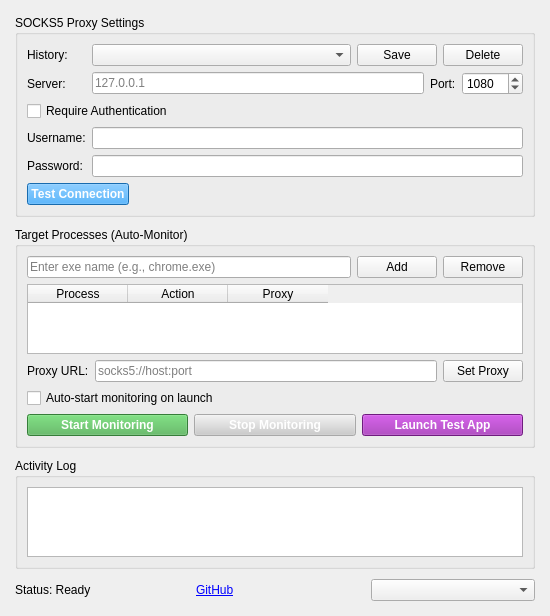
<?xml version="1.0" encoding="UTF-8"?>
<ui version="4.0">
 <class>MainWindow</class>
 <widget class="QMainWindow" name="MainWindow">
  <property name="geometry">
   <rect>
    <x>0</x>
    <y>0</y>
    <width>550</width>
    <height>550</height>
   </rect>
  </property>
  <property name="windowTitle">
   <string>OpenProxifier</string>
  </property>
  <widget class="QWidget" name="centralwidget">
   <layout class="QVBoxLayout" name="verticalLayout">
    <property name="margin">
     <number>15</number>
    </property>
    <property name="spacing">
     <number>10</number>
    </property>
    <item>
     <widget class="QGroupBox" name="proxyGroup">
      <property name="title">
       <string>SOCKS5 Proxy Settings</string>
      </property>
      <layout class="QFormLayout" name="formLayout">
       <item row="0" column="0">
        <widget class="QLabel" name="historyLabel">
         <property name="text">
          <string>History:</string>
         </property>
        </widget>
       </item>
       <item row="0" column="1">
        <layout class="QHBoxLayout" name="historyLayout">
         <item>
          <widget class="QComboBox" name="serverHistoryCombo">
           <property name="minimumWidth">
            <number>200</number>
           </property>
           <property name="sizePolicy">
            <sizepolicy hsizetype="Expanding" vsizetype="Fixed">
             <horstretch>1</horstretch>
             <verstretch>0</verstretch>
            </sizepolicy>
           </property>
          </widget>
         </item>
         <item>
          <widget class="QPushButton" name="saveServerButton">
           <property name="text">
            <string>Save</string>
           </property>
           <property name="maximumWidth">
            <number>60</number>
           </property>
          </widget>
         </item>
         <item>
          <widget class="QPushButton" name="deleteServerButton">
           <property name="text">
            <string>Delete</string>
           </property>
           <property name="maximumWidth">
            <number>60</number>
           </property>
          </widget>
         </item>
        </layout>
       </item>
       <item row="1" column="0">
        <widget class="QLabel" name="hostLabel">
         <property name="text">
          <string>Server:</string>
         </property>
        </widget>
       </item>
       <item row="1" column="1">
        <layout class="QHBoxLayout" name="hostLayout">
         <item>
          <widget class="QLineEdit" name="proxyHostEdit">
           <property name="placeholderText">
            <string>127.0.0.1</string>
           </property>
          </widget>
         </item>
         <item>
          <widget class="QLabel" name="portLabel">
           <property name="text">
            <string>Port:</string>
           </property>
          </widget>
         </item>
         <item>
          <widget class="QSpinBox" name="proxyPortSpin">
           <property name="minimum">
            <number>1</number>
           </property>
           <property name="maximum">
            <number>65535</number>
           </property>
           <property name="value">
            <number>1080</number>
           </property>
          </widget>
         </item>
        </layout>
       </item>
       <item row="2" column="0" colspan="2">
        <widget class="QCheckBox" name="authCheckBox">
         <property name="text">
          <string>Require Authentication</string>
         </property>
        </widget>
       </item>
       <item row="3" column="0">
        <widget class="QLabel" name="userLabel">
         <property name="text">
          <string>Username:</string>
         </property>
        </widget>
       </item>
       <item row="3" column="1">
        <widget class="QLineEdit" name="usernameEdit"/>
       </item>
       <item row="4" column="0">
        <widget class="QLabel" name="passLabel">
         <property name="text">
          <string>Password:</string>
         </property>
        </widget>
       </item>
       <item row="4" column="1">
        <widget class="QLineEdit" name="passwordEdit">
         <property name="echoMode">
          <enum>QLineEdit::Password</enum>
         </property>
        </widget>
       </item>
       <item row="5" column="0" colspan="2">
        <layout class="QHBoxLayout" name="testLayout">
         <item>
          <widget class="QPushButton" name="testServerButton">
           <property name="text">
            <string>Test Connection</string>
           </property>
           <property name="minimumHeight">
            <number>30</number>
           </property>
           <property name="styleSheet">
            <string>QPushButton { background-color: #2196F3; color: white; font-weight: bold; }
QPushButton:hover { background-color: #1976D2; }
QPushButton:disabled { background-color: #cccccc; }</string>
           </property>
          </widget>
         </item>
         <item>
          <widget class="QLabel" name="connectionStatusLabel">
           <property name="text">
            <string></string>
           </property>
           <property name="sizePolicy">
            <sizepolicy hsizetype="Expanding" vsizetype="Preferred">
             <horstretch>1</horstretch>
             <verstretch>0</verstretch>
            </sizepolicy>
           </property>
          </widget>
         </item>
        </layout>
       </item>
      </layout>
     </widget>
    </item>
    <item>
     <widget class="QGroupBox" name="targetGroup">
      <property name="title">
       <string>Target Processes (Auto-Monitor)</string>
      </property>
      <layout class="QVBoxLayout" name="targetLayout">
       <item>
        <layout class="QHBoxLayout" name="addExeLayout">
         <item>
          <widget class="QLineEdit" name="exeNameEdit">
           <property name="placeholderText">
            <string>Enter exe name (e.g., chrome.exe)</string>
           </property>
          </widget>
         </item>
         <item>
          <widget class="QPushButton" name="addExeButton">
           <property name="text">
            <string>Add</string>
           </property>
          </widget>
         </item>
         <item>
          <widget class="QPushButton" name="removeExeButton">
           <property name="text">
            <string>Remove</string>
           </property>
          </widget>
         </item>
        </layout>
       </item>
       <item>
        <widget class="QTableWidget" name="ruleTableWidget">
         <property name="minimumHeight">
          <number>100</number>
         </property>
         <property name="selectionBehavior">
          <enum>QAbstractItemView::SelectRows</enum>
         </property>
         <property name="alternatingRowColors">
          <bool>true</bool>
         </property>
         <column>
          <property name="text">
           <string>Process</string>
          </property>
         </column>
         <column>
          <property name="text">
           <string>Action</string>
          </property>
         </column>
         <column>
          <property name="text">
           <string>Proxy</string>
          </property>
         </column>
        </widget>
       </item>
       <item>
        <layout class="QHBoxLayout" name="ruleProxyLayout">
         <item>
          <widget class="QLabel" name="ruleProxyLabel">
           <property name="text">
            <string>Proxy URL:</string>
           </property>
          </widget>
         </item>
         <item>
          <widget class="QLineEdit" name="ruleProxyEdit">
           <property name="placeholderText">
            <string>socks5://host:port</string>
           </property>
          </widget>
         </item>
         <item>
          <widget class="QPushButton" name="setRuleProxyButton">
           <property name="text">
            <string>Set Proxy</string>
           </property>
           <property name="maximumWidth">
            <number>80</number>
           </property>
          </widget>
         </item>
        </layout>
       </item>
       <item>
        <widget class="QCheckBox" name="autoStartCheckBox">
         <property name="text">
          <string>Auto-start monitoring on launch</string>
         </property>
        </widget>
       </item>
       <item>
        <layout class="QHBoxLayout" name="monitorLayout">
         <item>
          <widget class="QPushButton" name="startMonitorButton">
           <property name="text">
            <string>Start Monitoring</string>
           </property>
           <property name="minimumHeight">
            <number>35</number>
           </property>
           <property name="toolTip">
            <string>Monitor system for target processes and auto-inject</string>
           </property>
           <property name="styleSheet">
            <string>QPushButton { background-color: #4CAF50; color: white; font-weight: bold; }
QPushButton:hover { background-color: #45a049; }
QPushButton:disabled { background-color: #cccccc; }</string>
           </property>
          </widget>
         </item>
         <item>
          <widget class="QPushButton" name="stopMonitorButton">
           <property name="text">
            <string>Stop Monitoring</string>
           </property>
           <property name="minimumHeight">
            <number>35</number>
           </property>
           <property name="enabled">
            <bool>false</bool>
           </property>
           <property name="styleSheet">
            <string>QPushButton { background-color: #f44336; color: white; font-weight: bold; }
QPushButton:hover { background-color: #da190b; }
QPushButton:disabled { background-color: #cccccc; }</string>
           </property>
          </widget>
         </item>
         <item>
          <widget class="QPushButton" name="launchTestAppButton">
           <property name="text">
            <string>Launch Test App</string>
           </property>
           <property name="minimumHeight">
            <number>35</number>
           </property>
           <property name="styleSheet">
            <string>QPushButton { background-color: #9C27B0; color: white; font-weight: bold; }
QPushButton:hover { background-color: #7B1FA2; }</string>
           </property>
          </widget>
         </item>
        </layout>
       </item>
      </layout>
     </widget>
    </item>
    <item>
     <widget class="QGroupBox" name="logGroup">
      <property name="title">
       <string>Activity Log</string>
      </property>
      <layout class="QVBoxLayout" name="logLayout">
       <item>
        <widget class="QTextEdit" name="logTextEdit">
         <property name="readOnly">
          <bool>true</bool>
         </property>
         <property name="minimumHeight">
          <number>100</number>
         </property>
        </widget>
       </item>
      </layout>
     </widget>
    </item>
    <item>
     <layout class="QHBoxLayout" name="statusLayout">
      <item>
       <widget class="QLabel" name="statusLabel">
        <property name="text">
         <string>Status: Ready</string>
        </property>
       </widget>
      </item>
      <item>
       <spacer name="horizontalSpacer">
        <property name="orientation">
         <enum>Qt::Horizontal</enum>
        </property>
       </spacer>
      </item>
      <item>
       <widget class="QLabel" name="githubLink">
        <property name="text">
         <string>&lt;a href="https://github.com/4111y80y/OpenProxifier"&gt;GitHub&lt;/a&gt;</string>
        </property>
        <property name="openExternalLinks">
         <bool>true</bool>
        </property>
       </widget>
      </item>
      <item>
       <widget class="QComboBox" name="languageCombo">
        <property name="minimumWidth">
         <number>80</number>
        </property>
       </widget>
      </item>
     </layout>
    </item>
   </layout>
  </widget>
 </widget>
 <resources/>
 <connections/>
</ui>
